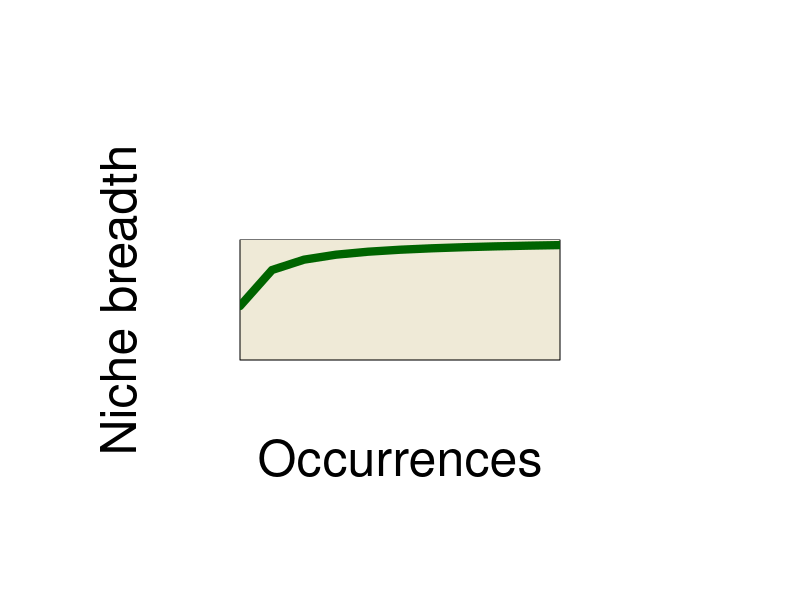
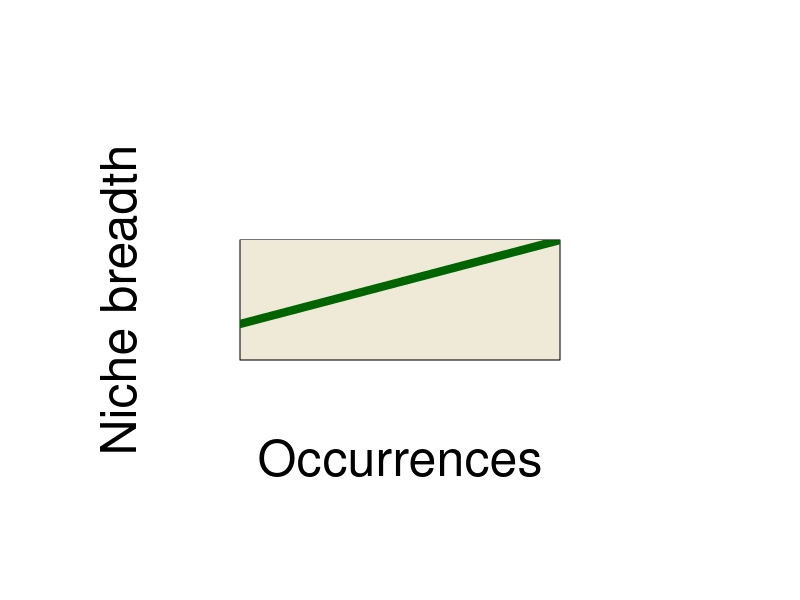
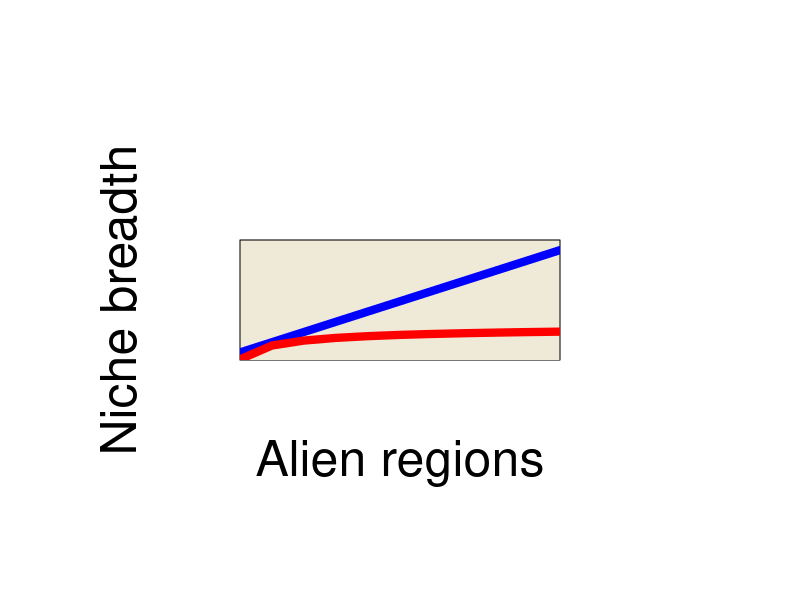
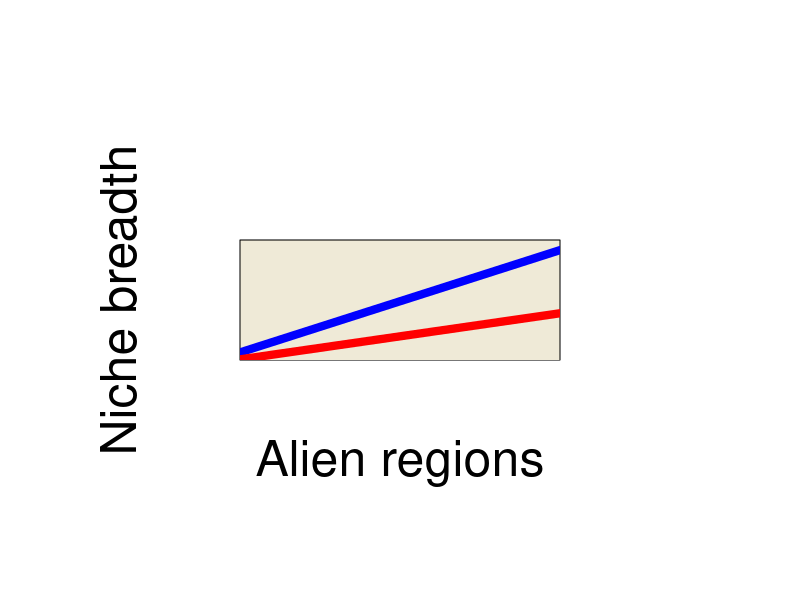

These figures' R source, in order:
#set wds
wd_fig <- '/Users/carloseduardoaribeiro/Documents/CNA/Figure/Conceptual figure/Parts'
  
options(bitmapType='cairo') #otherwise plots are not working...


#make vector of the asymptote in the native range
asym <- 0.45
for(i in 1:10){asym[i+1] <- asym[i] + 0.3/(i ^ 1.8)}

#plot native range with asymptote
setwd(wd_fig)

jpeg(file = "Nat_asymp.jpeg", width = 1000, height = 1000)

par(mar = c(12,12,12,12))

plot(c(0,100), c(0,1), type= "n", xlab = "", ylab = "",
     yaxt = "n", xaxt = 'n', xaxs = "i", yaxs = "i")
rect(0,0,100,17.5, col = "#efead7")

#plot line
lines(seq(0,100,10),asym,  
      type="l",ylab = NA, xlab = NA,
      ylim = c(0,6), lwd = 8,
      col = "darkgreen")

title(ylab = 'Niche breadth', cex.lab = 3,
      line = 5)
title(xlab = 'Occurrences', cex.lab = 3,
      line = 5)

dev.off()

#make vector of no asymptote in the native range
n_asym <- seq(0.3,1,0.07)

#plot native range without asymptote
setwd(wd_fig)

jpeg(file = "Nat_non_asymp.jpeg", width = 1000, height = 1000)

par(mar = c(12,12,12,12))

plot(c(0,100), c(0,1), type= "n", xlab = "", ylab = "",
     yaxt = "n", xaxt = 'n', xaxs = "i", yaxs = "i")
rect(0,0,100,17.5, col = "#efead7")

#plot line
lines(seq(0,100,10),n_asym,  
      type="l",ylab = NA, xlab = NA,
      ylim = c(0,6), lwd = 8,
      col = "darkgreen")

title(ylab = 'Niche breadth', cex.lab = 3,
      line = 5)
title(xlab = 'Occurrences', cex.lab = 3,
      line = 5)

dev.off()


#make vector of the bg in the alien range
bg <- seq(2.2,19,1.62)
  
#make vector of the asymptote in the alien range
asym <- 1.1
for(i in 1:10){asym[i+1] <- asym[i] + 2.2/(i ^ 1.5)}

#plot alien range with asymptote and BG
setwd(wd_fig)

jpeg(file = "Alien_asymp.jpeg", width = 1000, height = 1000)

par(mar = c(12,12,12,12))

plot(c(0,100), c(1,20), type= "n", xlab = "", ylab = "",
     yaxt = "n", xaxt = 'n', xaxs = "i", yaxs = "i")
rect(0,0,100,20, col = "#efead7")

#plot line
lines(seq(0,100,10),bg,  
      type="l",ylab = NA, xlab = NA,
      ylim = c(0,6), lwd = 8,
      col = "blue")

lines(seq(0,100,10),asym,  
      type="l",ylab = NA, xlab = NA,
      ylim = c(0,6), lwd = 8,
      col = "red")

title(ylab = 'Niche breadth', cex.lab = 3,
      line = 5)
title(xlab = 'Alien regions', cex.lab = 3,
      line = 5)

dev.off()


#make vector of the bg in the alien range
bg <- seq(2.2,19,1.62)

#make vector of the asymptote in the alien range
n_asym <- seq(1.1,9,0.73)

#plot alien range with asymptote and BG
setwd(wd_fig)

jpeg(file = "Alien_non_asymp.jpeg", width = 1000, height = 1000)

par(mar = c(12,12,12,12))

plot(c(0,100), c(1,20), type= "n", xlab = "", ylab = "",
     yaxt = "n", xaxt = 'n', xaxs = "i", yaxs = "i")
rect(0,0,100,20, col = "#efead7")

#plot line
lines(seq(0,100,10),bg,  
      type="l",ylab = NA, xlab = NA,
      ylim = c(0,6), lwd = 8,
      col = "blue")

lines(seq(0,100,10),n_asym,  
      type="l",ylab = NA, xlab = NA,
      ylim = c(0,6), lwd = 8,
      col = "red")

title(ylab = 'Niche breadth', cex.lab = 3,
      line = 5)
title(xlab = 'Alien regions', cex.lab = 3,
      line = 5)

dev.off()
